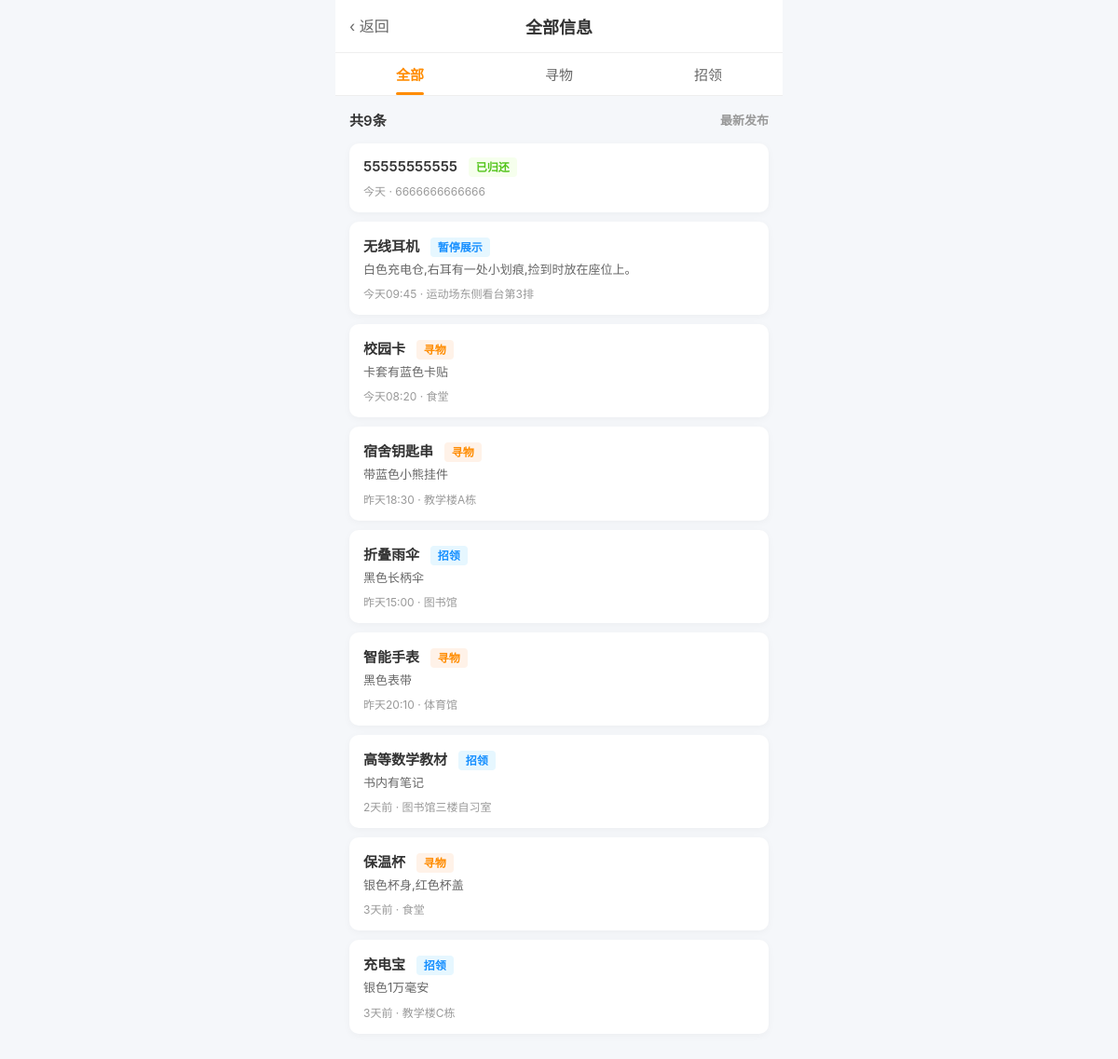
Screenshot of /all with the database file from the repository.
### tables this page shows
CREATE TABLE items (
            id INTEGER PRIMARY KEY AUTOINCREMENT,
            title TEXT NOT NULL,
            item_type TEXT NOT NULL,
            category TEXT NOT NULL,
            location TEXT NOT NULL,
            time TEXT NOT NULL,
            description TEXT,
            status TEXT DEFAULT '进行中',
            user_id INTEGER NOT NULL,
            publish_time TEXT NOT NULL,
            view_count INTEGER DEFAULT 0,
            phone TEXT,
            wechat TEXT,
            qq TEXT
        );

### app.py (the view)
@app.route('/all')
def all_items():
    filter_type = request.args.get('type', '全部')
    db = get_db()
    if filter_type == '寻物':
        items = db.execute('''SELECT items.*, users.username FROM items
            JOIN users ON items.user_id = users.id
            WHERE item_type = '寻物'
            ORDER BY publish_time DESC''').fetchall()
    elif filter_type == '招领':
        items = db.execute('''SELECT items.*, users.username FROM items
            JOIN users ON items.user_id = users.id
            WHERE item_type = '招领'
            ORDER BY publish_time DESC''').fetchall()
    else:
        items = db.execute('''SELECT items.*, users.username FROM items
            JOIN users ON items.user_id = users.id
            ORDER BY publish_time DESC''').fetchall()
    return render_template('all_items.html', items=items, current_type=filter_type, user=CURRENT_USER)

### app.py (called while the page is built)
def get_db():
    db = getattr(g, '_database', None)
    if db is None:
        db = g._database = sqlite3.connect(DATABASE)
        db.row_factory = sqlite3.Row
    return db

@app.teardown_appcontext
def close_connection(exception):
    db = getattr(g, '_database', None)
    if db is not None:
        db.close()

### templates/all_items.html (shortened to what this page needs)
{% extends 'base.html' %}
{% block back %}<a href="{{ url_for('index') }}" class="back">‹ 返回</a>{% endblock %}
{% block title %}全部信息{% endblock %}
{% block content %}
<div class="tab-bar">
    <a href="{{ url_for('all_items', type='全部') }}" class="tab-item {% if current_type == '全部' %}active{% endif %}">全部</a>
    <a href="{{ url_for('all_items', type='寻物') }}" class="tab-item {% if current_type == '寻物' %}active{% endif %}">寻物</a>
    <a href="{{ url_for('all_items', type='招领') }}" class="tab-item {% if current_type == '招领' %}active{% endif %}">招领</a>
</div>
<div class="section-title">
    <span>共{{ items|length }}条</span>
    <span style="font-size: 13px; color: #999;">最新发布</span>
</div>
<div class="item-list">
    {% for item in items %}
    <a href="{{ url_for('item_detail', item_id=item.id) }}" class="item-card">
        <div class="item-info">
            <div class="item-title">
                {{ item.title }}
                <span class="item-type-tag {% if item.item_type == '招领' %}tag-found{% elif item.status == '已归还' %}tag-done{% else %}tag-lost{% endif %}">
                    {% if item.status == '已归还' %}已归还
                    {% elif item.status == '暂停展示' %}暂停展示
                    {% else %}{{ item.item_type }}
                    {% endif %}
                </span>
            </div>
            <div class="item-desc">{{ item.description }}</div>
            <div class="item-meta">{{ item.time }} · {{ item.location }}</div>
        </div>
    </a>
    {% endfor %}
</div>
{% endblock %}

### static/css/style.css (style rules this page uses)
* { margin: 0; padding: 0; box-sizing: border-box; font-family: -apple-system, BlinkMacSystemFont, "Segoe UI", Roboto, sans-serif; }
body { background: #f5f7fa; color: #333; max-width: 480px; margin: 0 auto; min-height: 100vh; padding-bottom: 60px; }
.header .back { position: absolute; left: 15px; top: 15px; font-size: 16px; color: #666; text-decoration: none; }
.tab-bar { display: flex; background: #fff; border-bottom: 1px solid #eee; }
.tab-item { flex: 1; text-align: center; padding: 12px 0; font-size: 15px; color: #666; text-decoration: none; position: relative; }
.tab-item.active { color: #ff8c00; font-weight: 600; }
.tab-item.active::after { content: ""; position: absolute; bottom: 0; left: 50%; transform: translateX(-50%); width: 30px; height: 3px; background: #ff8c00; border-radius: 2px; }
.section-title { padding: 15px; font-size: 15px; font-weight: 600; display: flex; justify-content: space-between; align-items: center; }
.item-list { padding: 0 15px; }
.item-card { background: #fff; border-radius: 10px; padding: 15px; margin-bottom: 10px; display: flex; justify-content: space-between; align-items: flex-start; box-shadow: 0 2px 8px rgba(0,0,0,0.04); text-decoration: none; color: #333; }
.item-info { flex: 1; }
.item-title { font-size: 15px; font-weight: 600; margin-bottom: 6px; }
.item-desc { font-size: 13px; color: #666; margin-bottom: 8px; line-height: 1.4; }
.item-meta { font-size: 12px; color: #999; }
.item-type-tag { padding: 3px 8px; border-radius: 4px; font-size: 12px; margin-left: 8px; }
.tag-found { background: #e6f7ff; color: #1890ff; }
.tag-lost { background: #fff2e8; color: #ff8c00; }
.tag-done { background: #f6ffed; color: #52c41a; }

### rows the page displays
items: title "55555555555", status "已归还", time "今天", location "6666666666666"
items: title "无线耳机", status "暂停展示", description "白色充电仓,右耳有一处小划痕,捡到时放在座位上。", time "今天09:45", location "运动场东侧看台第3排"
items: title "校园卡", item_type "寻物", description "卡套有蓝色卡贴", time "今天08:20", location "食堂"
items: title "宿舍钥匙串", item_type "寻物", description "带蓝色小熊挂件", time "昨天18:30", location "教学楼A栋"
items: title "折叠雨伞", item_type "招领", description "黑色长柄伞", time "昨天15:00", location "图书馆"
items: title "智能手表", item_type "寻物", description "黑色表带", time "昨天20:10", location "体育馆"
items: title "高等数学教材", item_type "招领", description "书内有笔记", time "2天前", location "图书馆三楼自习室"
items: title "保温杯", item_type "寻物", description "银色杯身,红色杯盖", time "3天前", location "食堂"
items: title "充电宝", item_type "招领", description "银色1万毫安", time "3天前", location "教学楼C栋"

### other values shown
{{ items|length }} "9"
